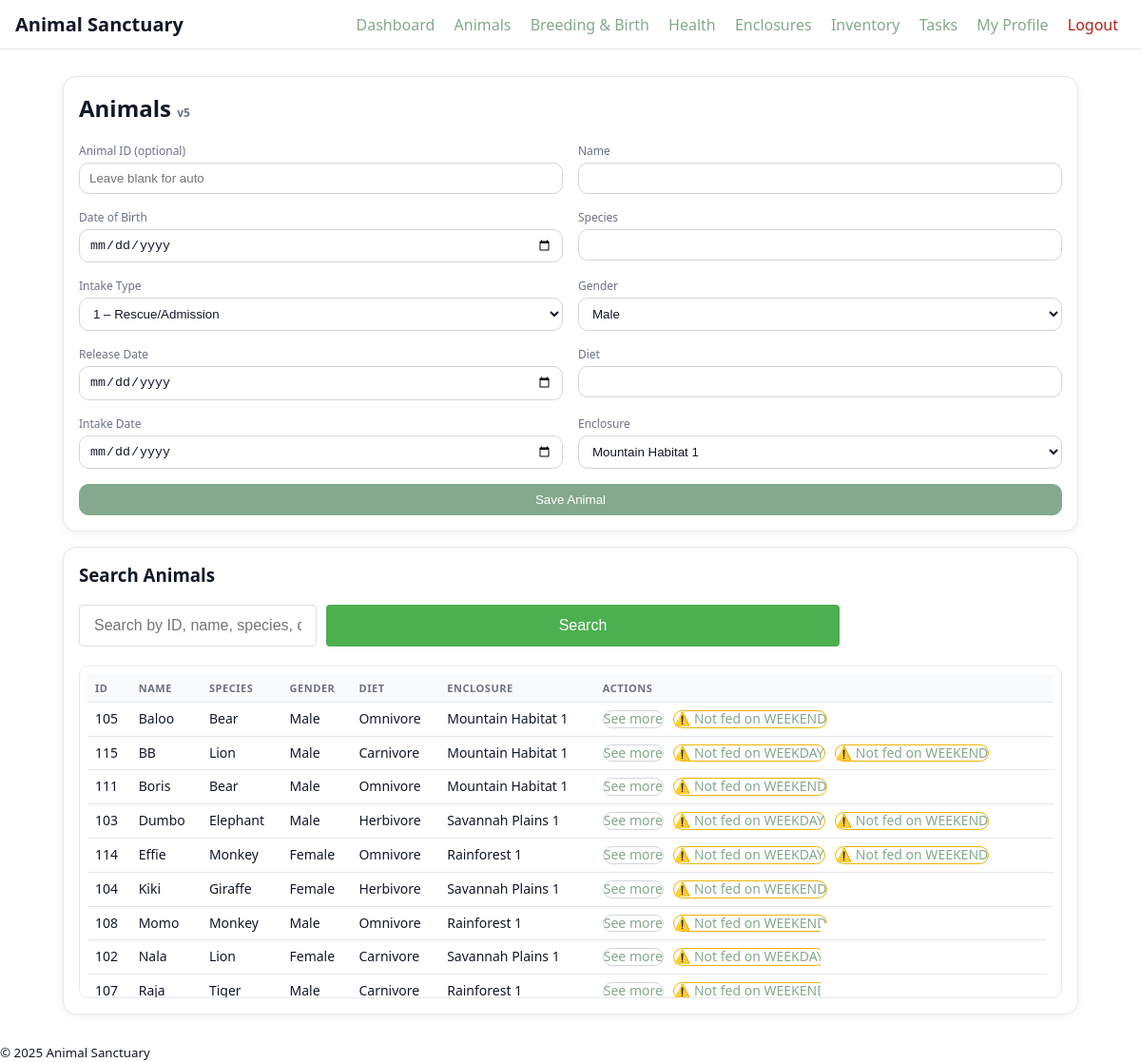
/animals.php (signed in), run on the app's committed database.
### tables this page shows
CREATE TABLE `animal` (
  `animal_id` int(4) NOT NULL,
  `Name` varchar(50) NOT NULL,
  `DOB` date DEFAULT NULL,
  `Species` text NOT NULL,
  `Intake_type` int(11) NOT NULL,
  `Gender` int(11) NOT NULL,
  `Release_Date` date DEFAULT NULL,
  `Diet` text NOT NULL,
  `Intake_Date` date NOT NULL,
  `enclosure_id` int(3) NOT NULL
);

CREATE TABLE `enclosure` (
  `enclosure_id` int(3) NOT NULL,
  `Type` varchar(7) NOT NULL,
  `Habitat` text NOT NULL,
  `capacity` int(11) NOT NULL,
  `NAME` varchar(100) NOT NULL
);

### animals.php (the view, shortened to what this page needs)
<?php
require_once "db.php"; require_once "auth.php"; require_login();
$q = $_GET['q'] ?? "";
$query = "SELECT a.*, e.NAME AS enclosure_name
          FROM animal a
          LEFT JOIN enclosure e ON e.enclosure_id=a.enclosure_id";
$query .= " ORDER BY a.Name";
$animals = $mysqli->query($query);
$enclosures = $mysqli->query("SELECT enclosure_id, NAME FROM enclosure ORDER BY NAME");
include "header.php"; ?>
<div class="card">
  <h2>Animals <span class="note">v5</span></h2>
  <form method="post" class="grid grid-2">
    <div><label>Animal ID (optional)</label><input name="animal_id" placeholder="Leave blank for auto"></div>
    <div><label>Name</label><input required name="Name"></div>
    <div><label>Date of Birth</label><input type="date" name="DOB"></div>
    <div><label>Species</label><input required name="Species"></div>
    <div><label>Intake Type</label>
      <select name="Intake_type" required>
        <option value="1">1 – Rescue/Admission</option>
      </select>
    </div>
    <div><label>Gender</label><select name="Gender" required><option value="1">Male</option><option value="2">Female</option></select></div>
    <div><label>Release Date</label><input type="date" name="Release_Date"></div>
    <div><label>Diet</label><input required name="Diet"></div>
    <div><label>Intake Date</label><input type="date" name="Intake_Date" required></div>
    <div><label>Enclosure</label>
      <select name="enclosure_id" required>
        <?php $enclosures->data_seek(0); while($e=$enclosures->fetch_assoc()): ?>
          <option value="<?=$e['enclosure_id']?>"><?=$e['NAME']?></option>
        <?php endwhile; ?>
      </select>
    </div>
    <div style="grid-column:1/-1"><button class="btn primary" name="add_animal">Save Animal</button></div>
  </form>
</div>
<div class="card">
  <h3>Search Animals</h3>
  <form method="get" class="search-container">
    <input type="text" name="q" value="<?=htmlspecialchars($q)?>" placeholder="Search by ID, name, species, diet, enclosure, or gender" class="search-input">
    <button type="submit" class="search-btn">Search</button>
  </form>
  <div class="scrollbox compact" style="margin-top:10px">
    <table>
      <thead><tr><th>ID</th><th>Name</th><th>Species</th><th>Gender</th><th>Diet</th><th>Enclosure</th><th>Actions</th></tr></thead>
      <tbody>
        <?php if($animals->num_rows > 0): ?>
          <?php while($a=$animals->fetch_assoc()): ?>
            <tr>
              <td><?=$a['animal_id']?></td><td><?=$a['Name']?></td><td><?=$a['Species']?></td>
              <td><?=$a['Gender']==1?'Male':($a['Gender']==2?'Female':'?')?></td>
              <td><?=$a['Diet']?></td><td><?=$a['enclosure_name']?></td>
              <td>
                <div class="flex">
                  <a class="btn" href="animal.php?id=<?=$a['animal_id']?>">See more</a>
                  <?php
                    $aid = intval($a['animal_id']);
                    $wk = $mysqli->query("SELECT 1 FROM feed_assignments fa JOIN shift_types st ON st.shift_type_id=fa.shift_type_id WHERE fa.animal_id=$aid AND st.period='WEEKDAY' LIMIT 1")->num_rows>0;
                    $we = $mysqli->query("SELECT 1 FROM feed_assignments fa JOIN shift_types st ON st.shift_type_id=fa.shift_type_id WHERE fa.animal_id=$aid AND st.period='WEEKEND' LIMIT 1")->num_rows>0;
                  ?>
                  <?php if(!$wk): ?><a class="btn warn" href="tasks.php?prefill_animal=<?=$a['animal_id']?>">⚠️ Not fed on WEEKDAY</a><?php endif; ?>
                  <?php if(!$we): ?><a class="btn warn" href="tasks.php?prefill_animal=<?=$a['animal_id']?>">⚠️ Not fed on WEEKEND</a><?php endif; ?>
                </div>
              </td>
            </tr>
          <?php endwhile; ?>
        <?php endif; ?>
      </tbody>
    </table>
  </div>
</div>
<?php include "footer.php"; ?>

### styles.css (style rules this page uses)
:root { --bg:#ffffff; --card:#ffffff; --muted:#e5e7eb; --text:#111827; --accent:#84a98c; --accent-strong:#3a5a40; --border:#e5e7eb; --danger:#b91c1c; }
* { box-sizing:border-box }
body { margin:0;background:var(--bg);color:var(--text);font-family:system-ui,-apple-system,Segoe UI,Roboto,Ubuntu,"Helvetica Neue",Arial }
a { color:var(--accent);text-decoration:none }
.card { background:var(--card);border:1px solid var(--border);border-radius:14px;padding:16px;margin-bottom:16px;box-shadow:0 2px 8px rgba(0,0,0,.06) }
.grid { display:grid;gap:16px }
.grid-2 { grid-template-columns:repeat(2,minmax(0,1fr)) }
input,select,button,textarea { width:100%;padding:8px 10px;background:#fff;color:var(--text);border:1px solid #d1d5db;border-radius:10px }
label { font-size:12px;color:#6b7280;margin-bottom:4px;display:block }
button { cursor:pointer }
table { width:100%;border-collapse:collapse }
th,td { padding:8px;border-bottom:1px solid var(--border);text-align:left;font-size:14px;line-height:1.2 }
.flex { display:flex;gap:10px;align-items:center;flex-wrap:wrap }
h2,h3 { margin-top:0 }
.note { font-size:12px;color:#6b7280 }
table thead th { font-size:11px;text-transform:uppercase;letter-spacing:.05em;color:#6b7280;background:#f9fafb }
.btn { border:1px solid #d1d5db;background:#fff;transition:all .15s ease;border-radius:10px }
.btn.primary { background:var(--accent);border-color:var(--accent);color:#fff }
.btn.warn { border-color:#eab308;background:#fff }
.scrollbox { max-height:350px;overflow:auto;border:1px solid var(--border);border-radius:10px;padding:8px;background:#fff }
.compact table { font-size:13px }

### animals.php (style rules this page uses)
.search-container { display: flex; margin-bottom: 20px; gap: 10px; align-items: stretch; max-width: 800px; }
.search-input { flex: 1; padding: 12px 15px; font-size: 16px; border: 1px solid #ddd; border-radius: 4px; min-width: 250px; }
.search-btn { padding: 12px 20px; background-color: #4CAF50; color: white; border: none; border-radius: 4px; cursor: pointer; font-size: 16px; white-space: nowrap; }

### data on the page
animal: animal_id "105", Name "Baloo", Species "Bear", Gender "Male", Diet "Omnivore", enclosure.NAME "Mountain Habitat 1"
animal: animal_id "115", Name "BB", Species "Lion", Gender "Male", Diet "Carnivore", enclosure.NAME "Mountain Habitat 1"
animal: animal_id "111", Name "Boris", Species "Bear", Gender "Male", Diet "Omnivore", enclosure.NAME "Mountain Habitat 1"
animal: animal_id "103", Name "Dumbo", Species "Elephant", Gender "Male", Diet "Herbivore", enclosure.NAME "Savannah Plains 1"
animal: animal_id "114", Name "Effie", Species "Monkey", Gender "Female", Diet "Omnivore", enclosure.NAME "Rainforest 1"
animal: animal_id "104", Name "Kiki", Species "Giraffe", Gender "Female", Diet "Herbivore", enclosure.NAME "Savannah Plains 1"
animal: animal_id "108", Name "Momo", Species "Monkey", Gender "Male", Diet "Omnivore", enclosure.NAME "Rainforest 1"
animal: animal_id "102", Name "Nala", Species "Lion", Gender "Female", Diet "Carnivore", enclosure.NAME "Savannah Plains 1"
animal: animal_id "107", Name "Raja", Species "Tiger", Gender "Male", Diet "Carnivore", enclosure.NAME "Rainforest 1"

### other printed values
form field enclosure_id "Mountain Habitat 1"
